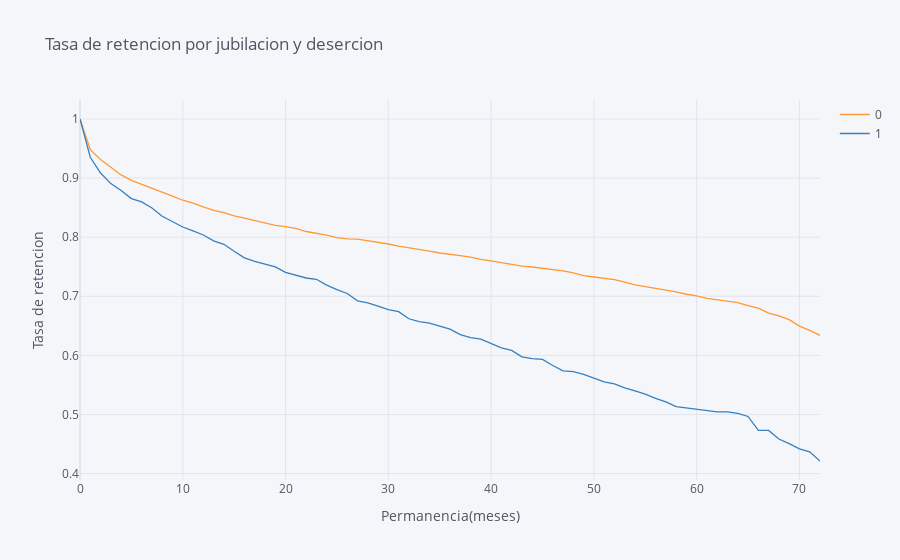

Notebook code for this chart:
### Code cell
rates=survival(data, 'SeniorCitizen', 'tenure', 'ChurnBinary')

rates.iplot(kind='line', xTitle='Permanencia(meses)', yTitle='Tasa de retencion',
            title='Tasa de retencion por jubilacion y desercion')

### Figure 1 — Plotly figure (JSON) as saved in the notebook; plotly's stock layout.template omitted (floating-point values rounded to 4 significant figures)
{"data": [{"line": {"color": "rgba(255, 153, 51, 1.0)", "dash": "solid", "shape": "linear", "width": 1.3}, "mode": "lines", "name": "0", "text": "", "type": "scatter", "x": [0, 1, 2, 3, 4, 5, 6, 7, 8, 9, 10, 11, 12, 13, 14, 15, 16, 17, 18, 19, 20, 21, 22, 23, 24, 25, 26, 27, 28, 29, 30, 31, 32, 33, 34, 35, 36, 37, 38, 39, 40, 41, 42, 43, 44, 45, 46, 47, 48, 49, 50, 51, 52, 53, 54, 55, 56, 57, 58, 59, 60, 61, 62, 63, 64, 65, 66, 67, 68, 69, 70, 71, 72], "y": [1, 0.948, 0.9316, 0.9183, 0.9054, 0.8962, 0.8898, 0.8821, 0.8769, 0.8695, 0.8625, 0.8576, 0.8512, 0.8453, 0.8414, 0.836, 0.8323, 0.8278, 0.8235, 0.82, 0.8179, 0.8151, 0.8096, 0.8069, 0.8035, 0.7994, 0.7971, 0.7966, 0.7942, 0.7915, 0.7885, 0.7849, 0.7823, 0.7794, 0.7765, 0.7733, 0.7714, 0.769, 0.7662, 0.7623, 0.7601, 0.7571, 0.7534, 0.7509, 0.7495, 0.7477, 0.7459, 0.7429, 0.7398, 0.7351, 0.7326, 0.7309, 0.7284, 0.7239, 0.7193, 0.7164, 0.7135, 0.711, 0.7073, 0.7035, 0.7006, 0.6965, 0.694, 0.6913, 0.6892, 0.684, 0.68, 0.6715, 0.6668, 0.6605, 0.6496, 0.6423, 0.6339]}, {"line": {"color": "rgba(55, 128, 191, 1.0)", "dash": "solid", "shape": "linear", "width": 1.3}, "mode": "lines", "name": "1", "text": "", "type": "scatter", "x": [0, 1, 2, 3, 4, 5, 6, 7, 8, 9, 10, 11, 12, 13, 14, 15, 16, 17, 18, 19, 20, 21, 22, 23, 24, 25, 26, 27, 28, 29, 30, 31, 32, 33, 34, 35, 36, 37, 38, 39, 40, 41, 42, 43, 44, 45, 46, 47, 48, 49, 50, 51, 52, 53, 54, 55, 56, 57, 58, 59, 60, 61, 62, 63, 64, 65, 66, 67, 68, 69, 70, 71, 72], "y": [1, 0.9352, 0.9086, 0.8907, 0.879, 0.8653, 0.8597, 0.8495, 0.8354, 0.8268, 0.8172, 0.8105, 0.8037, 0.7939, 0.788, 0.7761, 0.7651, 0.759, 0.7539, 0.7498, 0.7404, 0.7352, 0.7309, 0.7288, 0.719, 0.7113, 0.7047, 0.6924, 0.689, 0.6833, 0.6775, 0.6739, 0.6619, 0.6571, 0.6546, 0.6495, 0.6444, 0.6353, 0.63, 0.6274, 0.6193, 0.6125, 0.6084, 0.5974, 0.5946, 0.5931, 0.5829, 0.5739, 0.5724, 0.5678, 0.5616, 0.5551, 0.5518, 0.5451, 0.5399, 0.5346, 0.5272, 0.5214, 0.5133, 0.5112, 0.5091, 0.5069, 0.5045, 0.5045, 0.502, 0.4966, 0.473, 0.473, 0.4584, 0.4506, 0.4419, 0.4369, 0.4213]}], "layout": {"legend": {"bgcolor": "#F5F6F9", "font": {"color": "#4D5663"}}, "paper_bgcolor": "#F5F6F9", "plot_bgcolor": "#F5F6F9", "title": {"font": {"color": "#4D5663"}, "text": "Tasa de retencion por jubilacion y desercion"}, "xaxis": {"gridcolor": "#E1E5ED", "showgrid": true, "tickfont": {"color": "#4D5663"}, "title": {"font": {"color": "#4D5663"}, "text": "Permanencia(meses)"}, "zerolinecolor": "#E1E5ED"}, "yaxis": {"gridcolor": "#E1E5ED", "showgrid": true, "tickfont": {"color": "#4D5663"}, "title": {"font": {"color": "#4D5663"}, "text": "Tasa de retencion"}, "zerolinecolor": "#E1E5ED"}}}
